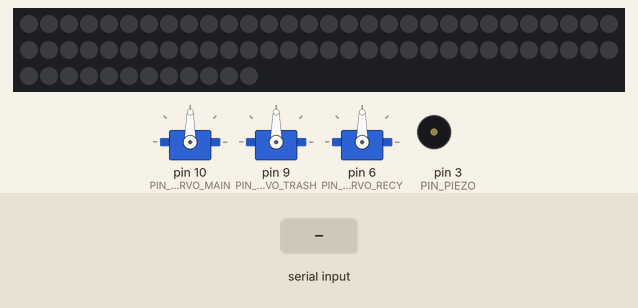
Recording of a sketch running on a simulated Arduino Uno, built with avr-gcc and run on an emulated ATmega328P. Parts: 72 RGB LEDs in strip order, left to right, continuing on the next row, 3 × servo, buzzer (waves = sounding). The inputs (shaded band) are chosen by the test bench. Dim RGB values are drawn brighter than linear; what the sketch prints to the serial monitor is not drawn.

Above: at 3.2 s.
3.3 s: "1\n" received over Serial
At 5.5 s:
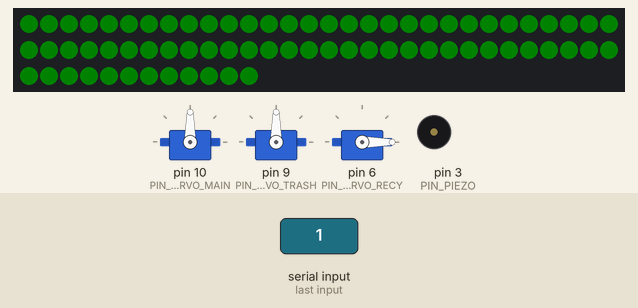
At 6.5 s:
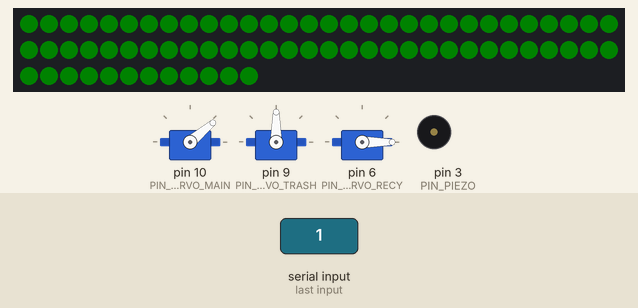
Timing chart, 0 to 11.3 s (numbered marks = the images above; inputs shaded):
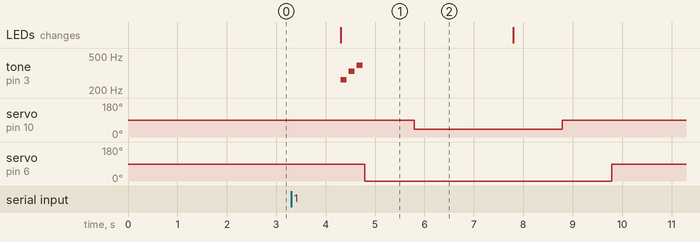

Measured:
- after the input at 3.3 s, tone on pin 3 (PIN_PIEZO): plays 262 Hz for 0.13 s, 330 Hz for 0.13 s, 392 Hz for 0.13 s, starting after 1.0 s; servo on pin 10 (PIN_SERVO_MAIN): 90° → 40° after 2.5 s, → 90° 3.0 s later; servo on pin 6 (PIN_SERVO_RECY): 90° → 0° after 1.5 s, → 90° 5.0 s later; the LEDs: change after 1.0 s (image 1)

The sketch:

drgreenhw.ino
```cpp
/* referred to:
 * https://arduinogetstarted.com/tutorials/arduino-neopixel-led-strip
 * and https://adafruit.github.io/Adafruit_NeoPixel/html/class_adafruit___neo_pixel.html
 * for setting up neopixel
 *
 * https://docs.arduino.cc/built-in-examples/digital/toneMelody
 * for speaker
 *
 * https://docs.arduino.cc/learn/electronics/servo-motors
 * for servo
 */

//#include <Adafruit_NeoPixel.h>
#include <Adafruit_DotStar.h>
#include <SPI.h>
#include <Servo.h>

#define DELAY_INTERVAL 2000

// //NEOPIXEL
#define NUM_PIXELS 72
#define PIN_DATA_NEO_PIXEL 13
#define PIN_CLK_NEO_PIXEL 11

//SPEAKER
#define PIN_PIEZO 3
#define NOTE_CS2 69
#define NOTE_C4  262
#define NOTE_E4  330
#define NOTE_G4  392

#define NOTE_NUM 3
#define NOTE_DUR (1000/8)
#define NOTE_PAUSE (NOTE_DUR * 1.30)

// SERVO
#define PIN_SERVO_MAIN 10
#define PIN_SERVO_TRASH 9
#define PIN_SERVO_RECY 6

#define ANGLE_CENTER 90
#define ANGLE_RIGHT 0
#define ANGLE_LEFT 180
#define ANGLE_DIFF 40

// //ULTRASOUND DISTANCE SENSORS
// #define PIN_UDS_TRASH 5
// #define PIN_UDS_RECY 3
// #define DIS_THRESHOLD 5


//**using strip since singular neopixel component in tinkercad not lighting up
Adafruit_DotStar strip(NUM_PIXELS, DOTSTAR_BGR);
uint32_t green = strip.Color(0, 150, 0);
uint32_t red = strip.Color(150, 0, 0);

//setting up tones for buzzer
int correct_melody[] = {NOTE_C4, NOTE_E4, NOTE_G4};
int incorrect_melody[] = {NOTE_CS2, NOTE_CS2, NOTE_CS2};

//main servo
Servo servo_main;
//locks
Servo servo_trash;
Servo servo_recy;

//jetson model output == 0: false (trash)
//jetson model output == 1: true (recycling)
int model_output;


//init
void setup(){
  //init neopixel
  strip.begin();
  strip.show();

  //init servo
  servo_main.attach(PIN_SERVO_MAIN);
  servo_trash.attach(PIN_SERVO_TRASH);
  servo_recy.attach(PIN_SERVO_RECY);

  //center platform
  servo_main.write(ANGLE_CENTER);
  delay(DELAY_INTERVAL/2);

  // lock platform
  servo_trash.write(ANGLE_CENTER);
  servo_recy.write(ANGLE_CENTER);
  delay(DELAY_INTERVAL/2);
  //open serial communication
  Serial.begin(9600);
  //Serial.flush();
  //Serial.println("Setup...\n");
}

void loop(){
  //Serial.print("New Loop Iteration...\n");
  //for reading output from jetson
  //while (!Serial.available()){}
  if (Serial.available() > 0)
  {
    //Serial.print("New output from Jetson! \n");
    //char c = Serial.read();
    //Serial.print(c);
    //Serial.write(c);
    model_output = Serial.readString().toInt();//atoi(c);

    Serial.write(model_output);
    //Serial.flush();

    if (model_output == 1){
      //Serial.print("Correct, is recyclable!\n");

      //NEOPIXEL = green
      strip.fill(green, 0, NUM_PIXELS);
      strip.setBrightness(10);
      strip.show();

      //PIEZO
      for (int i = 0; i < NOTE_NUM; i++){
        tone(PIN_PIEZO, correct_melody[i], NOTE_DUR);
        delay(NOTE_PAUSE);
        noTone(PIN_PIEZO);
        }

      //SERVO LOCK RECY - unlock recycle
      servo_recy.write(ANGLE_RIGHT);
      delay(DELAY_INTERVAL/2);

      //SERVO MAIN
      servo_main.write(ANGLE_RIGHT + ANGLE_DIFF);

    }
    else if (model_output == 0){
      //Serial.print("Incorrect, is trash\n");

      //NEOPIXEL = red
      strip.fill(red, 0, NUM_PIXELS);
      strip.setBrightness(10);
      strip.show();

      //PIEZO
      for (int i = 0; i < NOTE_NUM; i++){
        tone(PIN_PIEZO, incorrect_melody[i], NOTE_DUR);
        delay(NOTE_PAUSE);
        noTone(PIN_PIEZO);
      }

      //SERVO LOCK TRASH - unlock trash
      servo_trash.write(ANGLE_LEFT);
      delay(DELAY_INTERVAL/2);

      //SERVO MAIN
      servo_main.write(ANGLE_LEFT - ANGLE_DIFF);
    }
    else{
      Serial.write("incorrect");
    }

    delay(DELAY_INTERVAL);
    strip.clear();
    strip.show();
    delay(DELAY_INTERVAL/2);

    // set platform back to center
    servo_main.write(ANGLE_CENTER);
    delay(DELAY_INTERVAL/2);

    //lock trash and recycle
    servo_trash.write(ANGLE_CENTER);
    servo_recy.write(ANGLE_CENTER);

    delay(DELAY_INTERVAL);
    model_output = NULL;
    while(Serial.available() > 0) {
      Serial.read();
    }

  }
}
```
